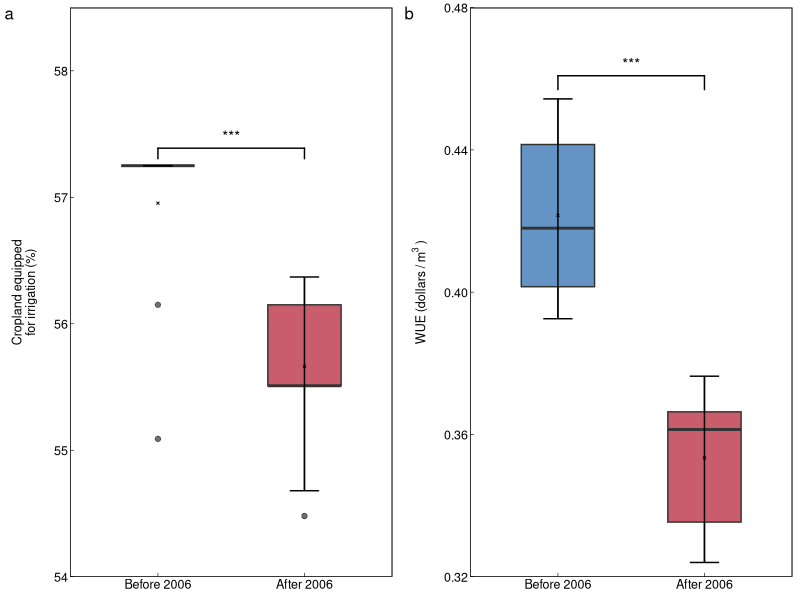
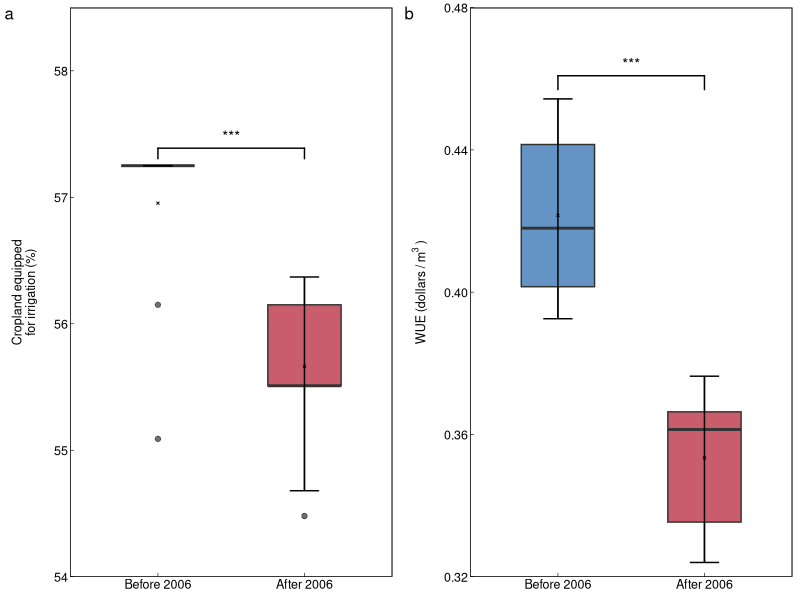

Recreate these plots in R, in order.
# Set working directory
setwd("your path")

# Load packages
library(tidyverse)
library(readxl)
library(ggplot2)
library(ggsignif)
library(ggpubr)
library(patchwork)

# Load data
raw_data <- read_excel("./Data/Data_Statistics.xlsx")

data_irrigation <- raw_data %>% 
  select(year, DPRK_LandAreaEquippedForIrrigation, DPRK_IrrigatedAgricultureWaterUseEfficiency) %>% 
  filter(year >= 1995)

# Function for Wilcoxon test and boxplot
create_boxplot <- function(df, var, y_label, y_limits, filename) {
  df_plot <- df %>% 
    mutate(period = if_else(year < 2006, "Before 2006", "After 2006")) %>% 
    select(period, value = {{ var }}) %>% 
    drop_na()
  
  # Perform Wilcoxon test
  test_result <- wilcox.test(value ~ period, data = df_plot)
  print(paste("Wilcoxon test p-value for", deparse(substitute(var)), ":", test_result$p.value))
  
  # Create boxplot
  p <- ggplot(df_plot, aes(x = factor(period, levels = c("Before 2006", "After 2006")), y = value)) +
    geom_boxplot(fill = c("#2166ac", "#b2182b"), alpha = 0.7, width = 0.5) +
    stat_boxplot(geom = 'errorbar', width = 0.2, size = 0.5, color = 'black') +
    stat_summary(fun = mean, geom = 'point', shape = 4, color = 'black', size = 0.5) +
    geom_signif(comparisons = list(c("Before 2006", "After 2006")), test = "wilcox.test", map_signif_level = TRUE) +
    ylab(y_label) +
    theme_bw() +
    theme(
      panel.background = element_rect(colour = "black", size = 0.5),
      panel.grid = element_blank(),
      axis.title = element_text(size = 9),
      axis.title.x = element_blank(),
      axis.title.y = element_text(margin = margin(1, 1, 1, 1, "mm")),
      axis.ticks.length = unit(-0.1, "cm"),
      axis.ticks = element_line(color = "black", size = 0.2),
      axis.text = element_text(size = 9, color = "black"),
      axis.text.x = element_text(margin = margin(0.5, 0.5, 0.5, 0.5, "mm")),
      axis.text.y = element_text(margin = margin(0.5, 0.5, 0.5, 0.5, "mm"))
    ) +
    scale_y_continuous(limits = y_limits, expand = c(0, 0))
  
  return(p)
}

# Plot A: Cropland equipped for irrigation
p1 <- create_boxplot(
  data_irrigation,
  DPRK_LandAreaEquippedForIrrigation,
  "Cropland equipped\nfor irrigation (%)",
  c(54, 58.5),
  "Fig2_irrigation.png"
)

# Plot B: Irrigated agriculture water use efficiency
p2 <- create_boxplot(
  data_irrigation,
  DPRK_IrrigatedAgricultureWaterUseEfficiency,
  expression("WUE (dollars /"~m^3~")"),
  c(0.32, 0.48),
  "Fig2_wue.png"
)

# Combine and export
combined_plot <- ggarrange(p1, p2, ncol = 2, labels = "auto", align = "v",
                           font.label = list(size = 12, color = "black", face = "plain"))
combined_plot

ggsave("Fig2_line_SignificantTesting.png", plot = combined_plot, height = 5, width = 12, units = "cm", dpi = 600)
